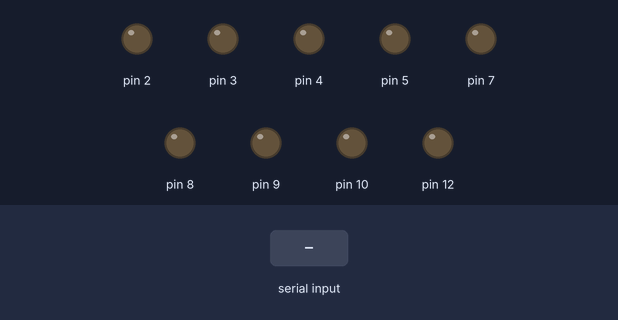
A sketch run on a simulated Arduino Uno, built with avr-gcc and run on an emulated ATmega328P. Parts: output pins drawn as LEDs (lit = HIGH). The test bench sets the inputs (shaded band).

Above: at 1.2 s.
1.3 s: "1" received over Serial
At 2.3 s:
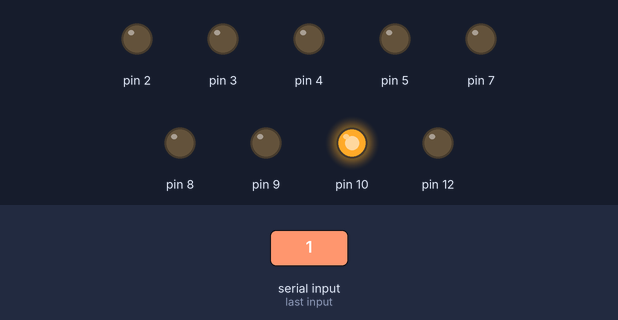
2.8 s: "2" received over Serial
At 3.4 s:
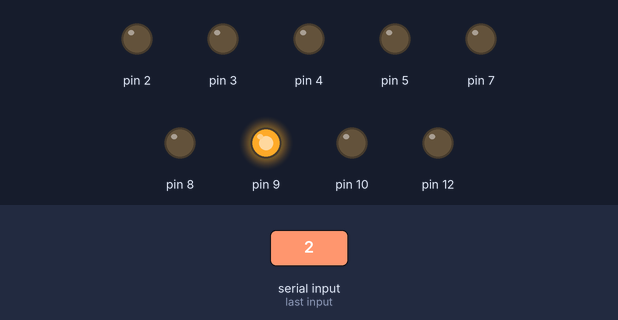
4.3 s: "3" received over Serial
At 5.5 s:
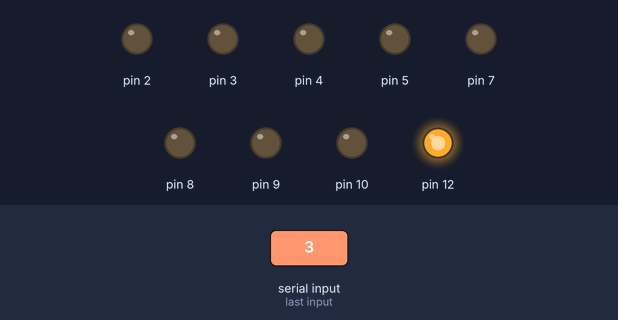
5.8 s: "4" received over Serial
At 6.9 s:
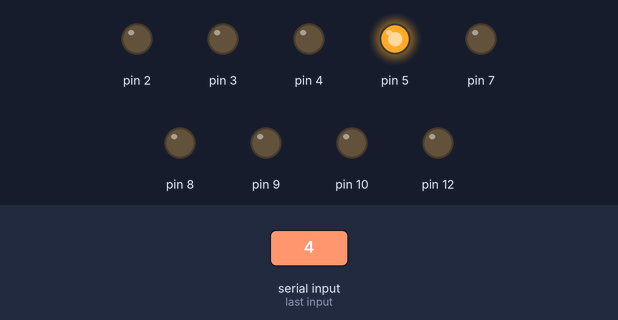
7.3 s: "5" received over Serial
At 8.0 s:
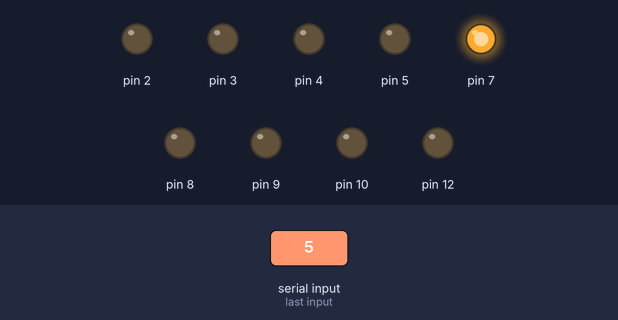
8.8 s: "6" received over Serial
At 9.2 s:
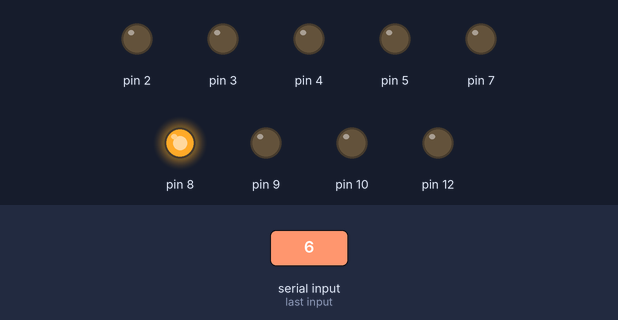
Timing chart, 0 to 11.3 s (numbered marks = the images above; inputs shaded):
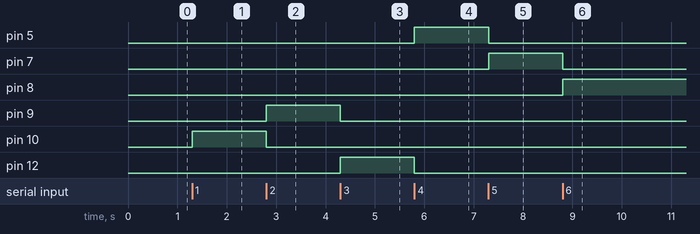

Measured:
- after the input at 1.3 s, pin 10: LOW → HIGH at once
- after the input at 2.8 s, pin 9: LOW → HIGH at once; pin 10: HIGH → LOW at once
- after the input at 4.3 s, pin 9: HIGH → LOW at once; pin 12: LOW → HIGH at once
- after the input at 5.8 s, pin 5: LOW → HIGH at once; pin 12: HIGH → LOW at once
- after the input at 7.3 s, pin 5: HIGH → LOW at once; pin 7: LOW → HIGH at once
- after the input at 8.8 s, pin 7: HIGH → LOW at once; pin 8: LOW → HIGH at once

The sketch:

arduinokodlar.ino
```cpp
int a;
void setup(){
  pinMode (10,OUTPUT);
pinMode (9,OUTPUT);
pinMode (12,OUTPUT);
pinMode (5,OUTPUT);
pinMode (7,OUTPUT);
pinMode (8,OUTPUT);
pinMode (2,OUTPUT);
pinMode (3,OUTPUT);
pinMode (4,OUTPUT);
  Serial.begin(9600);
  }
  void loop(){
    if(Serial.available()) //eğer seri haberleşme açık olursa alttaki komutlar işleyecek
    {a=Serial.read();  // Seri haberleşme ile okunan verimize a integer değerini verdik.
      if(a=='1')
      {digitalWrite(10, HIGH); //a, 1 olursa yanacak
      digitalWrite(9,LOW);
      digitalWrite(12,LOW);
      digitalWrite(2,LOW);
      digitalWrite(3,LOW);
      digitalWrite(4,LOW);
      digitalWrite(5,LOW);
      digitalWrite(7,LOW);
      digitalWrite(8,LOW);}
      if(a=='2')
      {digitalWrite(9,HIGH);
      digitalWrite(12,LOW);
      digitalWrite(2,LOW);
      digitalWrite(3,LOW);
      digitalWrite(4,LOW);
      digitalWrite(5,LOW);
      digitalWrite(7,LOW);
      digitalWrite(8,LOW);
      digitalWrite(10,LOW);}
if(a=='3')
{digitalWrite(12,HIGH);
digitalWrite(9,LOW);
digitalWrite(2,LOW);
digitalWrite(3,LOW);
digitalWrite(4,LOW);
digitalWrite(5,LOW);
digitalWrite(7,LOW);
digitalWrite(8,LOW);
digitalWrite(10,LOW);}
if(a=='4')
{digitalWrite(5,HIGH);
digitalWrite(9,LOW);
digitalWrite(12,LOW);
digitalWrite(2,LOW);
digitalWrite(3,LOW);
digitalWrite(4,LOW);
digitalWrite(7,LOW);
digitalWrite(8,LOW);
digitalWrite(10,LOW);}
if(a=='5')
{digitalWrite(7,HIGH);
digitalWrite(9,LOW);
digitalWrite(12,LOW);
digitalWrite(2,LOW);
digitalWrite(3,LOW);
digitalWrite(4,LOW);
digitalWrite(5,LOW);
digitalWrite(8,LOW);
digitalWrite(10,LOW);}
if(a=='6')
{digitalWrite(8,HIGH);
digitalWrite(9,LOW);
digitalWrite(12,LOW);
digitalWrite(2,LOW);
digitalWrite(3,LOW);
digitalWrite(4,LOW);
digitalWrite(5,LOW);
digitalWrite(7,LOW);
digitalWrite(10,LOW);}
if(a=='7')
{digitalWrite(2,HIGH);
digitalWrite(9,LOW);
digitalWrite(12,LOW);
digitalWrite(3,LOW);
digitalWrite(4,LOW);
digitalWrite(5,LOW);
digitalWrite(7,LOW);
digitalWrite(8,LOW);
digitalWrite(10,LOW);}
if(a=='8')
{digitalWrite(3,HIGH);
digitalWrite(9,LOW);
digitalWrite(12,LOW);
digitalWrite(2,LOW);
digitalWrite(4,LOW);
digitalWrite(5,LOW);
digitalWrite(7,LOW);
digitalWrite(8,LOW);
digitalWrite(10,LOW);
}
if(a=='9')
{digitalWrite(4,HIGH);
digitalWrite(9,LOW);
digitalWrite(12,LOW);
digitalWrite(2,LOW);
digitalWrite(3,LOW);
digitalWrite(5,LOW);
digitalWrite(7,LOW);
digitalWrite(8,LOW);
digitalWrite(10,LOW);}

    }
  }
```
